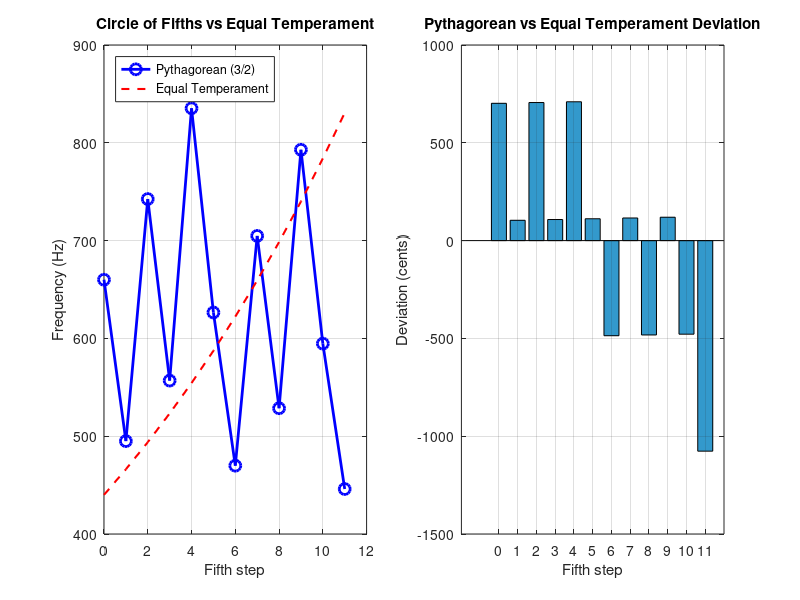

This figure's MATLAB source:
% Berry Phase = Pythagorean Comma
% Multiply 440 by 3/2 twelve times, normalize to [440,880].

function berry_phase_oct()
  A4 = 440;
  f = A4;
  freqs = zeros(1, 12);
  note_names = {'C4','C#4','D4','D#4','E4','F4','F#4','G4','G#4','A4','A#4','B4'};

  for i = 1:12
    f = f * 3/2;
    while f >= 880
      f = f / 2;
    end
    freqs(i) = f;
  end

  final_freq = freqs(12);
  comma_ratio = 3^12 / 2^19;
  cents = 1200 * log2(final_freq / A4);

  fprintf('=== Berry Phase = Pythagorean Comma ===\n');
  fprintf('Starting frequency: %.2f Hz\n', A4);
  fprintf('Circle of fifths frequencies:\n');
  for i = 1:12
    fprintf('  Step %2d: %.4f Hz\n', i, freqs(i));
  end
  fprintf('\nFinal frequency: %.4f Hz\n', final_freq);
  fprintf('Pythagorean comma ratio: %.10f\n', comma_ratio);
  fprintf('Exact ratio: 531441/524288\n');
  fprintf('Comma: %.4f cents\n', cents);
  fprintf('Expected: 23.46 cents\n\n');

  % Plot
  figure('Position', [100 100 900 500]);
  equal_temperament = A4 * 2.^([0:11]/12);
  semitones = 0:11;

  subplot(1,2,1);
  plot(semitones, freqs, 'bo-', 'LineWidth', 2, 'MarkerSize', 8);
  hold on;
  plot(semitones, equal_temperament, 'r--', 'LineWidth', 1.5);
  xlabel('Fifth step');
  ylabel('Frequency (Hz)');
  title('Circle of Fifths vs Equal Temperament');
  legend('Pythagorean (3/2)', 'Equal Temperament', 'Location', 'northwest');
  grid on;

  subplot(1,2,2);
  deviation_cents = 1200 * log2(freqs ./ equal_temperament);
  bar(semitones, deviation_cents, 'FaceColor', [0.2 0.6 0.8]);
  xlabel('Fifth step');
  ylabel('Deviation (cents)');
  title('Pythagorean vs Equal Temperament Deviation');
  grid on;

  saveas(gcf, 'berry_phase.png');
  fprintf('Plot saved: berry_phase.png\n');

  % JSON output
  fid = fopen('berry_phase.json', 'w');
  fprintf(fid, '{\n');
  fprintf(fid, '  "experiment": "Berry Phase = Pythagorean Comma",\n');
  fprintf(fid, '  "starting_frequency": %.2f,\n', A4);
  fprintf(fid, '  "frequencies": [');
  for i = 1:12
    fprintf(fid, '%.6f', freqs(i));
    if i < 12, fprintf(fid, ', '); end
  end
  fprintf(fid, '],\n');
  fprintf(fid, '  "final_frequency": %.6f,\n', final_freq);
  fprintf(fid, '  "comma_cents": %.4f\n', cents);
  fprintf(fid, '}\n');
  fclose(fid);
end

berry_phase_oct();
